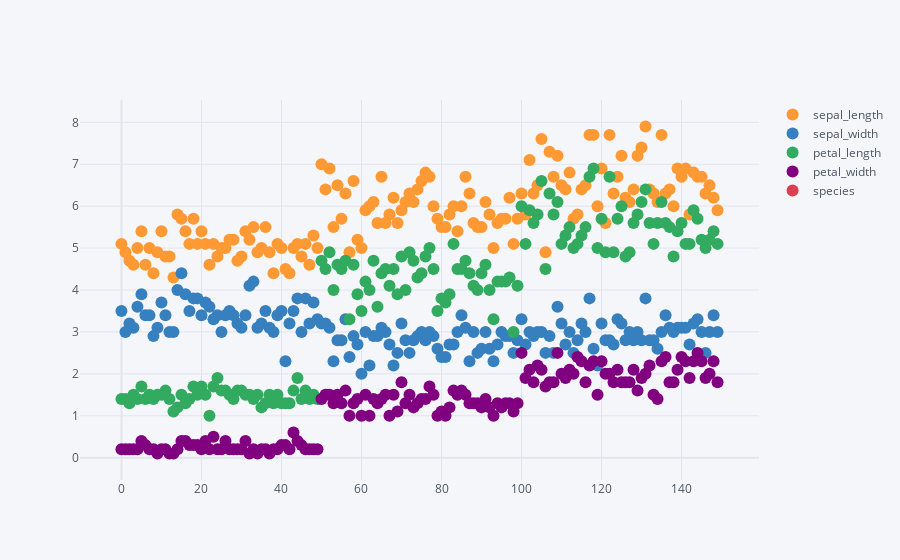

Write notebook code for a chart like this one.
### Code cell
df.iplot(mode = 'markers' , kind = 'scatter')

### Figure 1 — Plotly figure (JSON) as saved in the notebook; plotly's stock layout.template omitted (floating-point values rounded to 4 significant figures; data arrays with more than 128 entries replaced by an {"elided": "..."} marker saying what was removed)
{"data": [{"line": {"color": "rgba(255, 153, 51, 1.0)", "dash": "solid", "shape": "linear", "width": 1.3}, "marker": {"size": 12, "symbol": "circle"}, "mode": "markers", "name": "sepal_length", "text": "", "type": "scatter", "x": {"elided": "150 int values"}, "y": {"elided": "150 float values"}}, {"line": {"color": "rgba(55, 128, 191, 1.0)", "dash": "solid", "shape": "linear", "width": 1.3}, "marker": {"size": 12, "symbol": "circle"}, "mode": "markers", "name": "sepal_width", "text": "", "type": "scatter", "x": {"elided": "150 int values"}, "y": {"elided": "150 float values"}}, {"line": {"color": "rgba(50, 171, 96, 1.0)", "dash": "solid", "shape": "linear", "width": 1.3}, "marker": {"size": 12, "symbol": "circle"}, "mode": "markers", "name": "petal_length", "text": "", "type": "scatter", "x": {"elided": "150 int values"}, "y": {"elided": "150 float values"}}, {"line": {"color": "rgba(128, 0, 128, 1.0)", "dash": "solid", "shape": "linear", "width": 1.3}, "marker": {"size": 12, "symbol": "circle"}, "mode": "markers", "name": "petal_width", "text": "", "type": "scatter", "x": {"elided": "150 int values"}, "y": {"elided": "150 float values"}}, {"line": {"color": "rgba(219, 64, 82, 1.0)", "dash": "solid", "shape": "linear", "width": 1.3}, "marker": {"size": 12, "symbol": "circle"}, "mode": "markers", "name": "species", "text": "", "type": "scatter", "x": {"elided": "150 int values"}, "y": {"elided": "150 str values"}}], "layout": {"autosize": true, "legend": {"bgcolor": "#F5F6F9", "font": {"color": "#4D5663"}}, "paper_bgcolor": "#F5F6F9", "plot_bgcolor": "#F5F6F9", "title": {"font": {"color": "#4D5663"}}, "xaxis": {"autorange": true, "gridcolor": "#E1E5ED", "range": [-9.885, 158.9], "showgrid": true, "tickfont": {"color": "#4D5663"}, "title": {"font": {"color": "#4D5663"}, "text": ""}, "type": "linear", "zerolinecolor": "#E1E5ED"}, "yaxis": {"autorange": true, "gridcolor": "#E1E5ED", "range": [-0.7755, 8.776], "showgrid": true, "tickfont": {"color": "#4D5663"}, "title": {"font": {"color": "#4D5663"}, "text": ""}, "type": "linear", "zerolinecolor": "#E1E5ED"}}}
